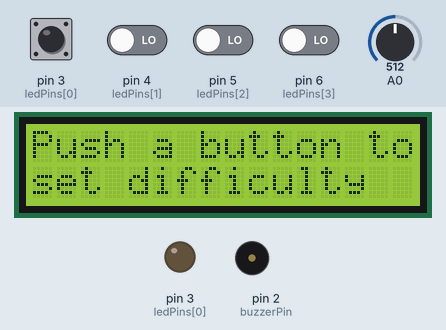
Simulated run of this sketch. Board: Arduino Uno, built with avr-gcc and run on an emulated ATmega328P. Shown: 16×2 character LCD, output pins drawn as LEDs (lit = HIGH), buzzer (waves = sounding). The test bench sets the inputs (shaded band); at power-on: pin 3 (ledPins[0]), pin 4 (ledPins[1]), pin 5 (ledPins[2]), pin 6 (ledPins[3]) LOW, A0 = 512. Random numbers use the default seed unless the sketch sets one; what the sketch prints to the serial monitor is not drawn.

Above: at 0.8 s.
0.9 s: pin 3 (ledPins[0]) driven HIGH and pin 4 (ledPins[1]) driven HIGH and pin 5 (ledPins[2]) driven HIGH and pin 6 (ledPins[3]) driven HIGH
At 2.1 s:
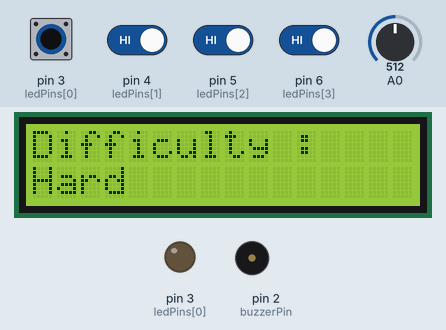
3.9 s: pin 3 (ledPins[0]) driven LOW
6.7 s: pin 3 (ledPins[0]) driven HIGH
At 7.3 s:
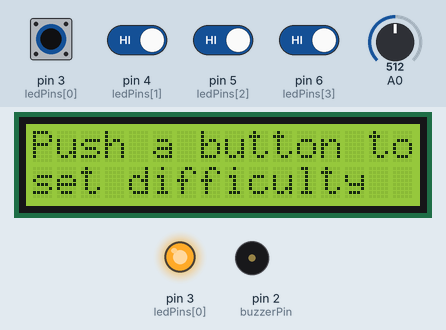
8.3 s: pin 3 (ledPins[0]) pulsed LOW 2 times (0.12 s each, 0.3 s apart)
At 9.8 s:
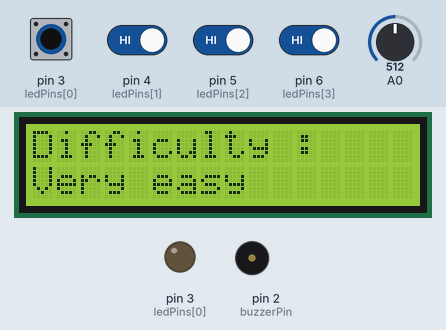
11.9 s: pin 4 (ledPins[1]) driven LOW
14.4 s: pin 4 (ledPins[1]) driven HIGH
At 15.4 s:
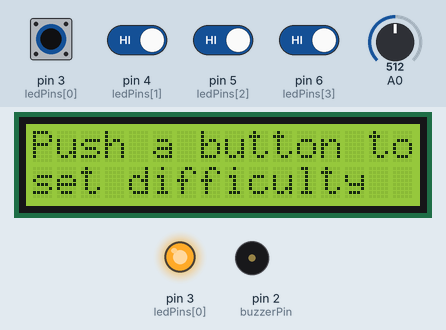
Timing chart, 0 to 16.9 s (numbered marks = the images above; inputs shaded):
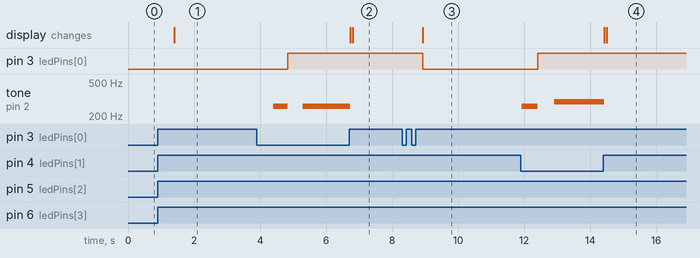

Measured:
- after the input at 0.9 s, the display: changes after 0.50 s (image 1)
- after the input at 6.7 s, tone on pin 2 (buzzerPin): 261 Hz → silent at once; the display: first changes at once (image 2 shows a later state)
- after the input at 8.3 s, pin 3 (ledPins[0]): HIGH → LOW after 0.63 s; the display: changes after 0.63 s (image 3)
- after the input at 14.4 s, tone on pin 2 (buzzerPin): 293 Hz → silent at once; the display: first changes at once (image 4 shows a later state)

The sketch:

thebaud-thomas-assignment-2.ino
```cpp
#include <LiquidCrystal.h>

const int buzzerPin = 2;
const int ledPins[] = { 3, 4, 5, 6 };
const int d7 = 7;
const int d6 = 8;
const int d5 = 9;
const int d4 = 10;
const int en = 11;
const int rs = 12;
const int pinCount = 4;
const int buzzerFrequency[] = { 261, 293, 329, 392 };

LiquidCrystal lcd( rs, en, d4, d5, d6, d7 );

int currentSequenceLED[ 100 ];
int score = 0;
int delayDifficulty = 500;
int difficulty = 1;

bool win = true;

void setup() {
  Serial.begin( 9600 );
  randomSeed( analogRead( 0 ) );

  lcd.begin( 16, 2 );
  pinMode( buzzerPin, OUTPUT );

  start_game();
}

void print_On_Lcd( String firstLine, String secondLine, bool clearAll ) {
  if ( clearAll ) {
    lcd.clear();
  }

  lcd.setCursor( 0, 0 );
  lcd.print( firstLine );
  lcd.setCursor( 0, 1 );
  lcd.print( secondLine );
}

void pin_Mode_To_Output() {
  for ( int i = 0; i < pinCount; i++ ) {
    pinMode( ledPins[i], OUTPUT );
  }
}

void pin_Mode_To_Input() {
  for ( int i = 0; i < pinCount; i++ ) {
    pinMode( ledPins[i], INPUT );
  }
}

void blink_LED_ALL( int count, int time_ms ) {
  for ( int i = 0; i < count; i++ ) {
    pin_Mode_To_Output();
    delay( time_ms );
    pin_Mode_To_Input();
    delay( time_ms );
  }
}

void blink_LED( int count, int pinNumber, int time_ms ) {
  for ( int i = 0; i < count; i++ ) {
    pinMode( pinNumber, OUTPUT );
    digitalWrite( pinNumber, LOW );
    delay( time_ms );
    digitalWrite( pinNumber, HIGH );
    delay( time_ms );
  }
}

void tone_Buzzer_Blink_LED( int count, int frequency, int pinNumber, int time_ms ) {
  for ( int i = 0; i < count; i++ ) {
    pinMode( pinNumber, OUTPUT );
    digitalWrite( pinNumber, LOW );
    tone( buzzerPin, frequency );

    delay( time_ms );

    digitalWrite( pinNumber, HIGH );
    noTone( buzzerPin );
    delay( time_ms );
  }
}

int get_Pin_Input() {
  pin_Mode_To_Input();
  Serial.print( F( "Enter your guess: " ) );

  int result = 0;
  //Wait for the player to push a button
  while ( !(digitalRead( ledPins[0] ) == HIGH &&
            digitalRead( ledPins[1] ) == HIGH &&
            digitalRead( ledPins[2] ) == HIGH &&
            digitalRead( ledPins[3] ) == HIGH) ||
          result == 0 ) {
    for ( int i = 0; i < pinCount; i++ ) {
      //delay to wait for the push button to stabilise
      delay(10);
      if ( digitalRead( ledPins[i] ) != HIGH ) {
        tone( buzzerPin, buzzerFrequency[i] );
        result = i + 1;
        delay(5);
      }
    }
  }

  noTone( buzzerPin );
  Serial.println( result );
  return result;
}

void check_Input() {
  int i = 0;
  while ( win && i <= score ) {
    if ( currentSequenceLED[i] != get_Pin_Input() ) {
      win = false;
    }
    i++;
  }
}

void leds_Sequence() {
  for ( int i = 0; i <= score; i++ ) {
    for ( int j = 1; j <= pinCount; j++ ) {
      if ( currentSequenceLED[i] == j ) {
        Serial.print( F( "LED number : " ) );
        Serial.println( j );
        tone_Buzzer_Blink_LED( 1, buzzerFrequency[j - 1], ledPins[j - 1], delayDifficulty );
      }
    }
  }
}

void set_Difficulty( int newDifficulty ) {
  difficulty = newDifficulty;
}

int adjust_Delay_Difficulty() {
  delayDifficulty <= 100 ? delayDifficulty = 100 : delayDifficulty -= difficulty * 15;
  return delayDifficulty;
}

void display_Difficulty() {
  switch ( difficulty ) {
    case 1:
      Serial.println( F( "Difficulty : very easy" ) );
      print_On_Lcd( "Difficulty :", "Very easy", true );
      break;
    case 2:
      Serial.println( F( "Difficulty : easy" ) );
      print_On_Lcd( "Difficulty :", "Easy", true );
      break;
    case 3:
      Serial.println( F( "Difficulty : normal" ) );
      print_On_Lcd( "Difficulty :", "Normal", true );
      break;
    case 4:
      Serial.println( F( "Difficulty : hard" ) );
      print_On_Lcd( "Difficulty :", "Hard", true );
      break;
  }
}

void start_game() {

  Serial.println( F( "Push a button to start a game and set the difficulty :" ) );
  print_On_Lcd( "Push a button to ", "set difficulty", true );

  int result = 0;
  //Wait for the player to push a button
  while ( !(digitalRead( ledPins[0] ) == HIGH &&
            digitalRead( ledPins[1] ) == HIGH &&
            digitalRead( ledPins[2] ) == HIGH &&
            digitalRead( ledPins[3] ) == HIGH) ||
          result == 0 ) {
    for ( int i = 0; i < pinCount; i++ ) {
      if ( digitalRead( ledPins[i] ) != HIGH ) {
        set_Difficulty( i + 1 );
        result = i + 1;

        //Reset variables for the new game
        score = 0;
        delayDifficulty = 500;
        win = true;
      }
    }
  }

  delay( 500 );
  display_Difficulty();
  blink_LED_ALL( 1, 1000 );
}

void print_Score_On_Lcd() {
    lcd.setCursor( 0, 0 );
    char scoreMessage[ 17 ];
    sprintf( scoreMessage, "Score: %-10d", score );
    lcd.print( scoreMessage );
}

void loop() {
  delay( 1000 );
  Serial.println( F( "------------" ) );

  if ( win ) {
    Serial.print( F( "Blink time : " ) );
    Serial.println( delayDifficulty );

    currentSequenceLED[score] = random( 1, 5 ); //add a random number each round

    adjust_Delay_Difficulty();
    leds_Sequence();
    check_Input();

    score++;
    print_Score_On_Lcd();

  } else {
    blink_LED_ALL( 5, 100 );
    Serial.println( F( "Sorry you lost, try again!" ) );
    Serial.print( F( "Your score was: " ) );
    Serial.println( score );
    Serial.println( F( "------------" ) );
    print_On_Lcd( "", "Game over         ", false );
    delay( 5000 );
    start_game();
  }
}
```
